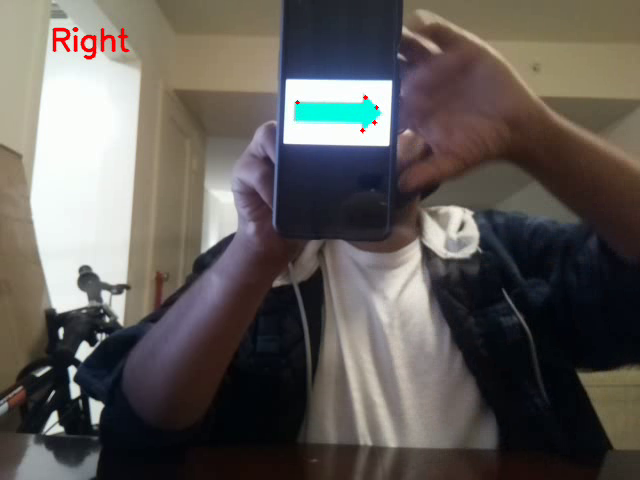
#> input picture frame 40 of output/output.avi, 640 x 480 px, given in place of the camera
$ python direction_detector.py
#> lines starting #> are read from the running program, lines starting #| are printed output that depends on the picture; after the words box and inside, x2 and y2 are one past the last pixel; in counts of white or black regions, pixels touching at a corner belong together
import cv2
import imutils
import numpy as np
import time
from datetime import datetime, timedelta


cap = cv2.VideoCapture(0)
time.sleep(0.1)

fourcc = cv2.VideoWriter_fourcc(*'XVID')
out = cv2.VideoWriter('../media/output.avi', fourcc, 10, (640, 480))

upper = np.array([95, 255, 255])
lower = np.array([40, 40, 150])
count = 1
t = time.time()

while True:
    start = datetime.now()
    d, img = cap.read()
#> img is the input picture: shape (480, 640, 3); mean B, G, R 88.1, 91.7, 96.4
    img = imutils.resize(img, width = 640)
    lis = list()
    hsv = cv2.cvtColor(img, cv2.COLOR_BGR2HSV)
#> hsv: shape (480, 640, 3); mean H, S, V 63.5, 74.5, 102.5
    mask = cv2.inRange(hsv, lower, upper)
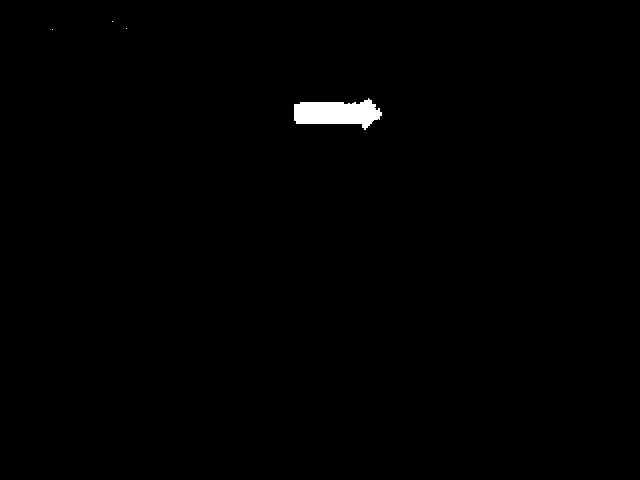
#> mask: shape (480, 640); 0.6% white; 4 white regions (3 under 20 px), largest, box (x1, y1, x2, y2) and area: (294, 98, 382, 130) 1842
    blur = cv2.GaussianBlur(mask, (3,3),0)
    corner = cv2.goodFeaturesToTrack(blur,7,0.4,10)
#> corner = [[374, 105], [295, 105], [360, 125], [354, 102], [296, 123], [379, 118]]
    corner = np.int0(corner)

    for i in corner:
        x,y = i.ravel()
        cv2.circle(img, (x,y),2,(0,0,255),-1)
#> this loop made 6 passes
#> img: shape (480, 640, 3); 0.03% of pixels changed, all inside (x1, y1, x2, y2) = (293, 100, 382, 128)
    miny = None
    maxy = None
    maxx = None
    minx = None
    for i in corner:
        for j in i:
            ax = j[0]
            ay = j[1]
            if minx == None or ax < minx:
                minx = ax
            if maxx == None or ax > maxx:
                maxx = ax
            if miny == None or ay < miny:
                miny = ay
            if maxy == None or ay > maxy:
                maxy = ay
#> this loop made 6 passes
#> after the loop, maxx = 379; maxy = 125; minx = 295; miny = 102


    x_threshold = minx + (maxx - minx)/2
#> x_threshold = 337
    y_threshold = miny + (maxy - miny)/2
#> y_threshold = 113.5


    if (maxx - minx) > (maxy - miny):
        pointless = 0
        pointmore = 0
        for i in corner:
            for j in i:
                if j[0] < x_threshold:
                    pointless += 1
                else:
                    pointmore += 1
#> after the loop, pointless = 2; pointmore = 4
        if pointless > pointmore:
            cv2.putText(img, "Left", (50,50), cv2.FONT_HERSHEY_SIMPLEX, 1, (0,0,255), 2, cv2.LINE_AA)
        elif pointless < pointmore:
            cv2.putText(img, "Right", (50,50), cv2.FONT_HERSHEY_SIMPLEX, 1, (0,0,255), 2, cv2.LINE_AA)
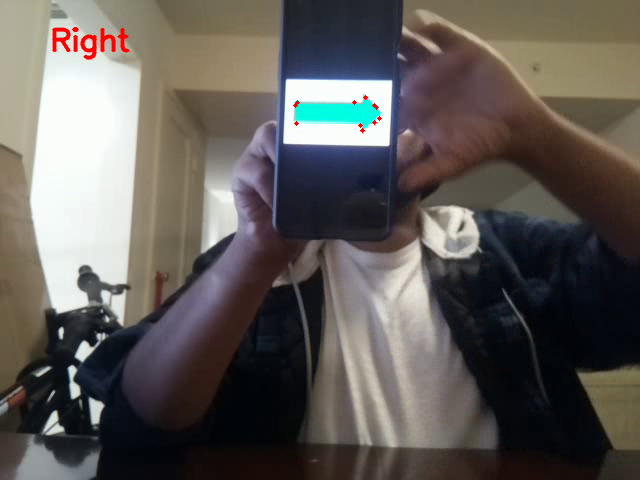
#> img: shape (480, 640, 3); mean B, G, R 87.9, 91.6, 96.5

    if (maxx - minx) < (maxy - miny):
        pointless = 0
        pointmore = 0
        for i in corner:
            for j in i:
                if j[1] < y_threshold:
                    pointless += 1
                else:
                    pointmore += 1
        if pointless > pointmore:
            cv2.putText(img, "Up", (50,50), cv2.FONT_HERSHEY_SIMPLEX, 1, (0,0,255), 2, cv2.LINE_AA)
        elif pointless < pointmore:
            cv2.putText(img, "Down", (50,50), cv2.FONT_HERSHEY_SIMPLEX, 1, (0,0,255), 2, cv2.LINE_AA)

    cv2.imshow("original", img)

    out.write(img)

    stop = datetime.now()
    diff = stop - start
    fd = diff.total_seconds() * 1000
    fh = open("../output/data.txt", "a")
    lis.append(str(fd))
    lis.append("\n")
    for i in lis:
        fh.write(i)
    fh.close()
    t1 = time.time()

    key = cv2.waitKey(1)
#> (key q is pressed here)
    if key == 27 or 0XFF == ord('q'):
        break
cap.release()
cv2.destroyAllWindows()

$ run again, starting later in the video
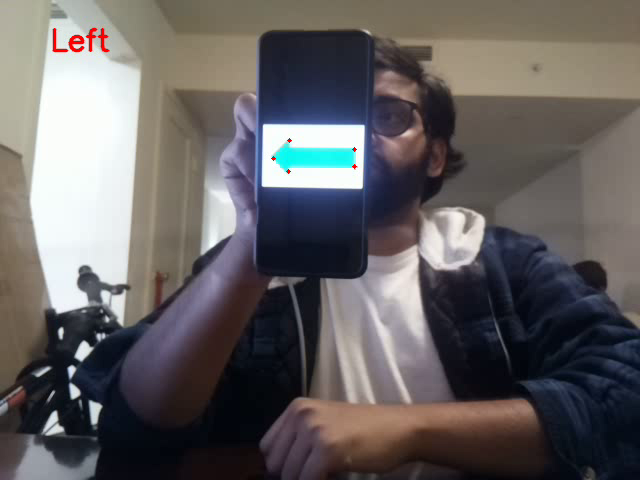
#> input picture frame 180 of output/output.avi, 640 x 480 px, given in place of the camera
#> img is the input picture: shape (480, 640, 3); mean B, G, R 97.5, 97, 100.7
#> hsv: shape (480, 640, 3); mean H, S, V 71.2, 69.1, 109
#> `mask = cv2.inRange(hsv, lower, upper)`:
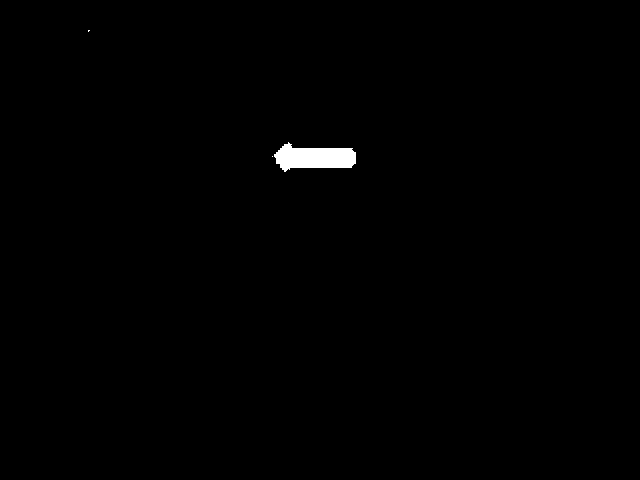
#> mask: shape (480, 640); 0.53% white; 3 white regions (2 under 20 px), largest, box (x1, y1, x2, y2) and area: (274, 142, 356, 172) 1612
#> corner = [[285, 170], [277, 162], [288, 143], [351, 148], [88, 30], [351, 167]]
#> the loop `for i in corner:` made 6 passes
#> the loop `for i in corner:` made 6 passes
#> after the loop `for i in corner:`: maxx = 351; maxy = 170; minx = 88; miny = 30
#> x_threshold = 219.5
#> y_threshold = 100
#> after the loop `for i in corner:`: pointless = 1; pointmore = 5
#> `cv2.putText(img, "Right", (50,50), cv2.FONT_HERSHEY_SIMPLEX, 1, (0,0,2..`:
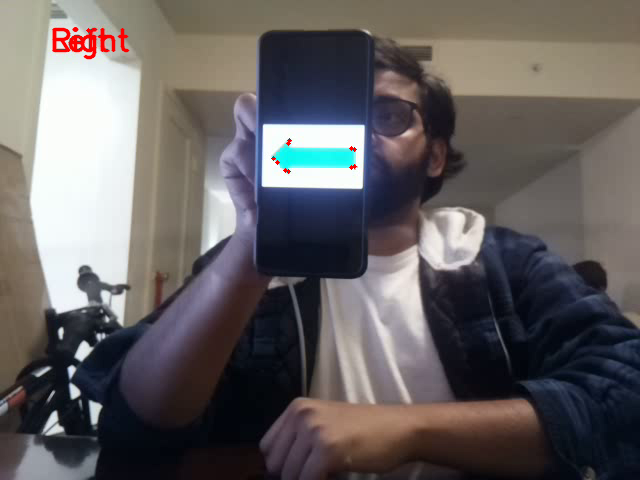
#> img: shape (480, 640, 3); mean B, G, R 97, 96.6, 100.9

$ run again, starting later in the video
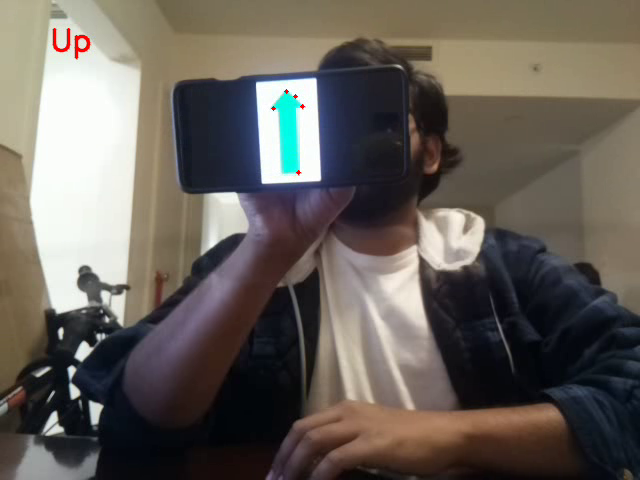
#> input picture frame 320 of output/output.avi, 640 x 480 px, given in place of the camera
#> img is the input picture: shape (480, 640, 3); mean B, G, R 90, 96.7, 103
#> hsv: shape (480, 640, 3); mean H, S, V 57, 72.9, 108.3
#> `mask = cv2.inRange(hsv, lower, upper)`:
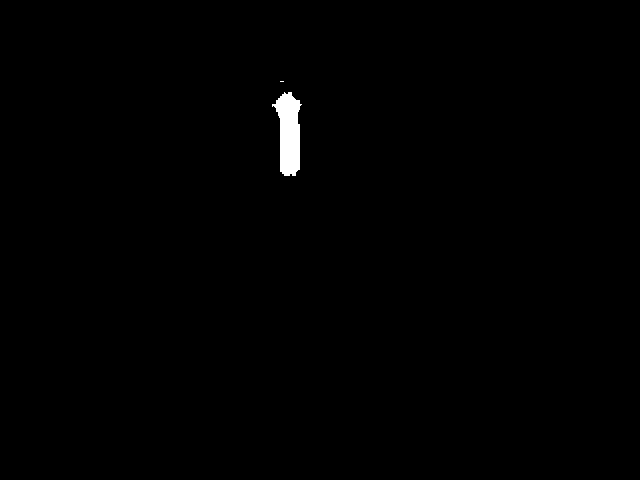
#> mask: shape (480, 640); 0.53% white; 2 white regions (1 under 20 px), largest, box (x1, y1, x2, y2) and area: (272, 92, 302, 176) 1623
#> corner = [[272, 105], [294, 174], [290, 93], [299, 100]]
#> the loop `for i in corner:` made 4 passes
#> the loop `for i in corner:` made 4 passes
#> after the loop `for i in corner:`: maxx = 299; maxy = 174; minx = 272; miny = 93
#> x_threshold = 285.5
#> y_threshold = 133.5
#> after the loop `for i in corner:`: pointless = 3; pointmore = 1
#> `cv2.putText(img, "Up", (50,50), cv2.FONT_HERSHEY_SIMPLEX, 1, (0,0,255)..`:
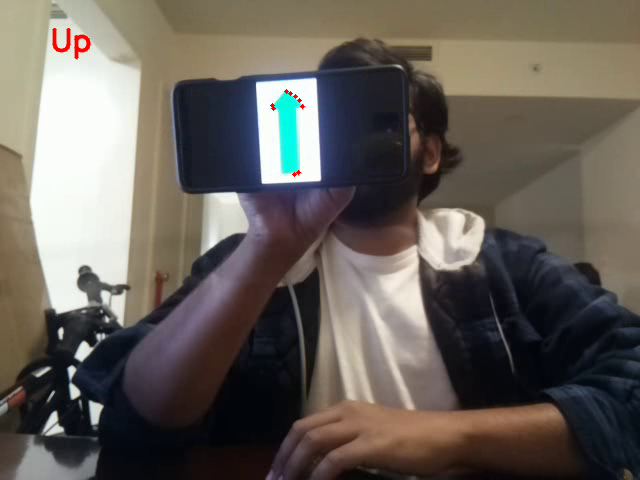
#> img: shape (480, 640, 3); mean B, G, R 89.9, 96.6, 103
